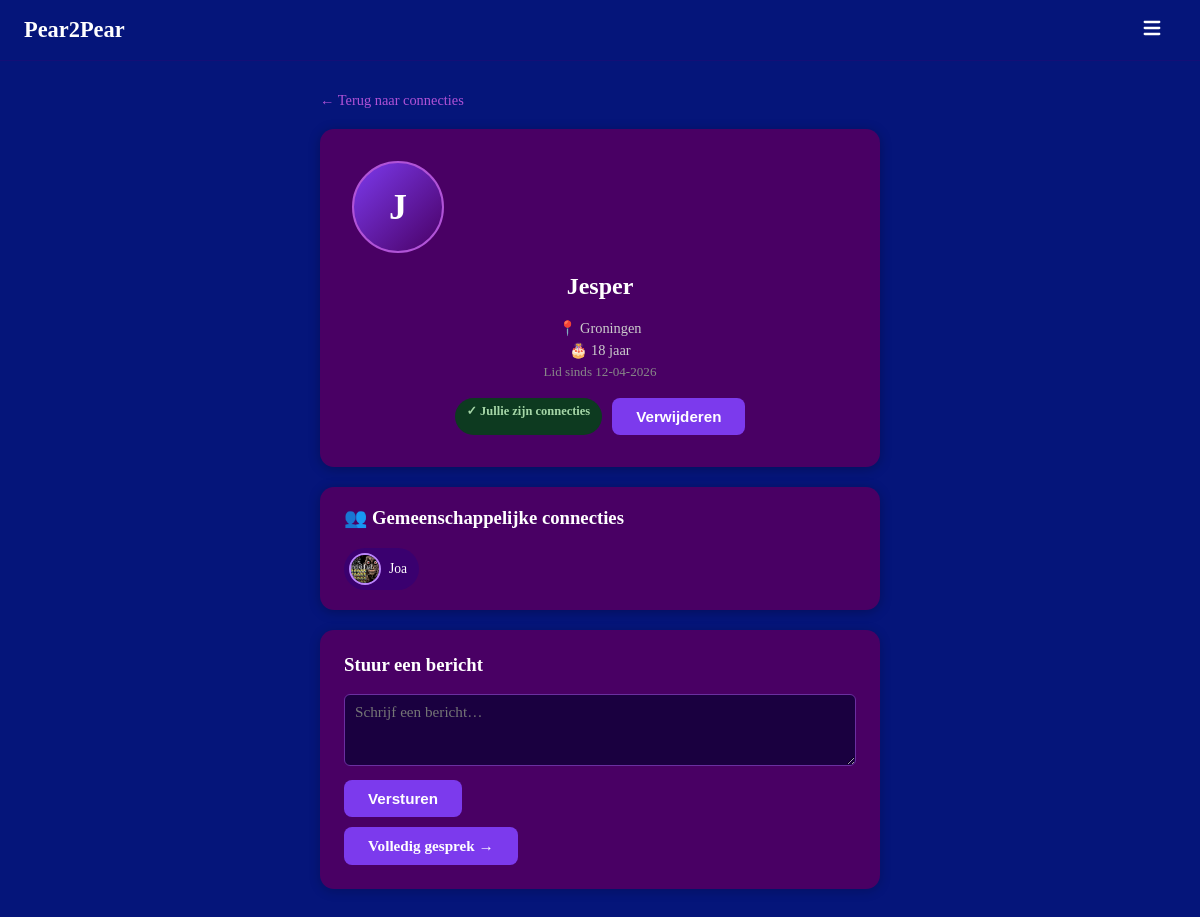
The page /profile/1 (signed in) on the database as committed earlier.
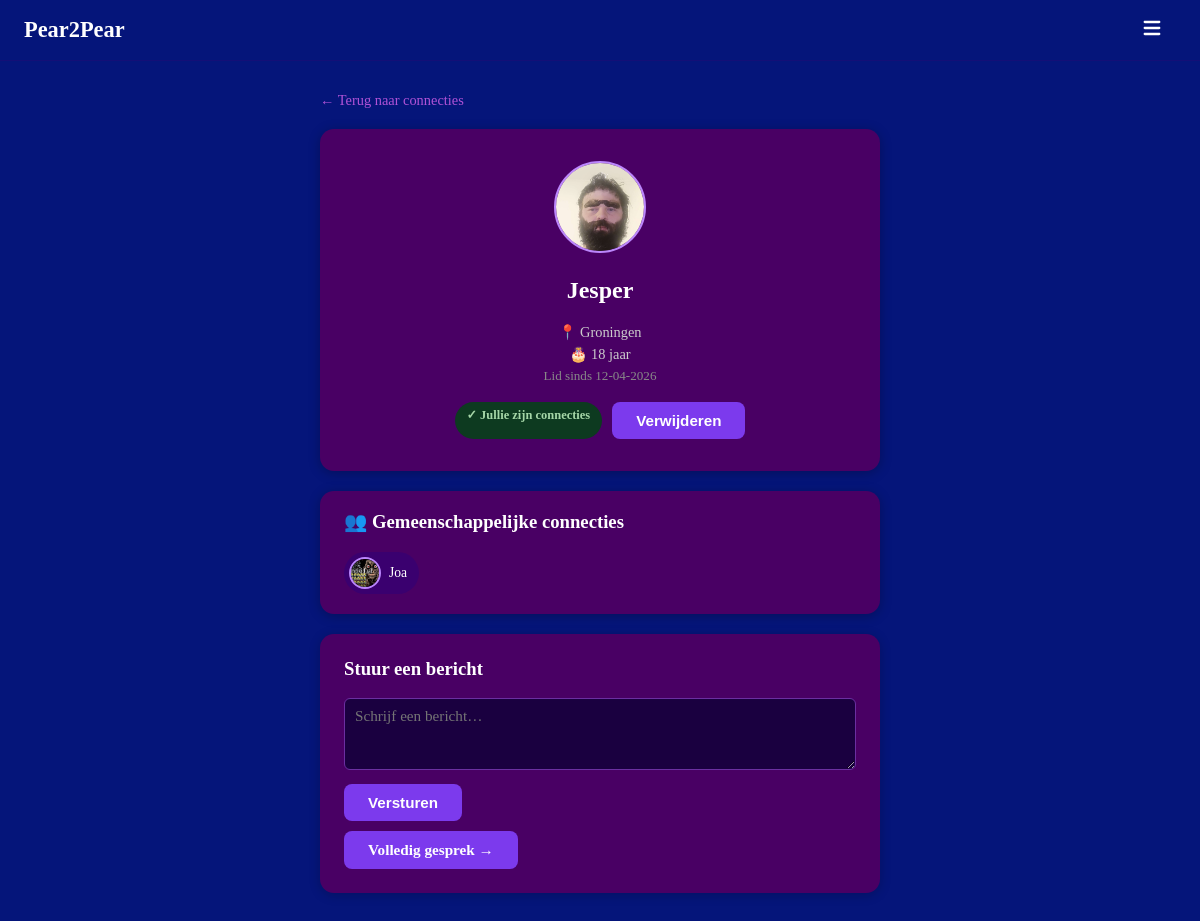
The same page on the database as committed later.
### models.py (models this page shows, shortened)
class User(UserMixin, db.Model):
    __tablename__ = "users"
    id            = db.Column(db.Integer, primary_key=True)
    username      = db.Column(db.String(30),  unique=True, nullable=False, index=True)
    email         = db.Column(db.String(120), unique=True, nullable=False, index=True)
    password_hash = db.Column(db.String(256), nullable=False)
    created_at    = db.Column(db.DateTime, default=datetime.utcnow, nullable=False)
    last_login    = db.Column(db.DateTime, default=datetime.utcnow, nullable=False)
    age            = db.Column(db.Integer,     nullable=True)
    avatar         = db.Column(db.String(200),   nullable=True)
    location       = db.Column(db.String(100), nullable=True)
    is_public      = db.Column(db.Boolean, default=True,  nullable=False)
    friends_public = db.Column(db.Boolean, default=False, nullable=False)
    sent_requests     = db.relationship("Friendship", foreign_keys=[Friendship.from_id], backref="from_user", lazy="dynamic")
    received_requests = db.relationship("Friendship", foreign_keys=[Friendship.to_id],   backref="to_user",   lazy="dynamic")
    notifications     = db.relationship("Notification", foreign_keys=[Notification.user_id], backref="owner", lazy="dynamic", order_by=Notification.created_at.desc())
    def friendship_status_with(self, other_id: int):
        sent = Friendship.query.filter_by(from_id=self.id, to_id=other_id).first()
        if sent:
            return "friends" if sent.status == "accepted" else "pending_sent"
        received = Friendship.query.filter_by(from_id=other_id, to_id=self.id).first()
        if received:
            return "friends" if received.status == "accepted" else "pending_received"
        return None
    def friends(self):
        accepted_sent     = Friendship.query.filter_by(from_id=self.id, status="accepted").all()
        accepted_received = Friendship.query.filter_by(to_id=self.id,   status="accepted").all()
        friend_ids = [f.to_id for f in accepted_sent] + [f.from_id for f in accepted_received]
        return User.query.filter(User.id.in_(friend_ids)).all()
    def pending_received(self):
        reqs = Friendship.query.filter_by(to_id=self.id, status="pending").all()
        return User.query.filter(User.id.in_([r.from_id for r in reqs])).all()
    def unread_message_count(self):
        return Message.query.filter_by(receiver_id=self.id, read=False).count()
    def unread_notification_count(self):
        return Notification.query.filter_by(user_id=self.id, read=False).count()
    def total_inbox_count(self):
        return self.unread_message_count() + self.unread_notification_count()

### main.py (the view)
    @app.route("/profile/<int:user_id>")
    @login_required
    def profile(user_id):
        user = db.get_or_404(User, user_id)
        if user.id == current_user.id:
            return redirect(url_for("account"))
        status = current_user.friendship_status_with(user.id)
        mutual_friends = []
        fof = []
        if user.friends_public:
            user_friends   = user.friends()
            my_friend_ids  = {f.id for f in current_user.friends()}
            mutual_friends = [f for f in user_friends if f.id in my_friend_ids]
            fof            = [f for f in user_friends if f.id not in my_friend_ids and f.id != current_user.id]
        return render_template("profile.html", user=user, status=status,
                               mutual_friends=mutual_friends, fof=fof)

### templates/profile.html (shortened to what this page needs)
{% extends "base.html" %}
{% from "macros.html" import avatar %}
{% block content %}
<div class="profile-detail-page">
    <a href="/connecties" class="back-link">← Terug naar connecties</a>
    <div class="profile-detail-card">
        {{ avatar(user, size=88) }}
        <h2>{{ user.username }}</h2>
        {% if user.is_public %}
            {% if user.location %}<p class="profile-detail__info">📍 {{ user.location }}</p>{% endif %}
            {% if user.age %}<p class="profile-detail__info">🎂 {{ user.age }} jaar</p>{% endif %}
            <p class="profile-detail__info muted">Lid sinds {{ user.created_at.strftime('%d-%m-%Y') }}</p>
        {% else %}
            <p class="profile-detail__info">🔒 Dit profiel is privé</p>
            <p class="profile-detail__info muted">Lid sinds {{ user.created_at.strftime('%d-%m-%Y') }}</p>
        {% endif %}
        <div class="profile-detail__actions">
            {% if status == 'friends' %}
                <span class="friend-badge friend-badge--yes">✓ Jullie zijn connecties</span>
                <form method="POST" action="/friend/remove/{{ user.id }}" style="display:inline;">
                    <button type="submit" class="btn btn--outline btn--small">Verwijderen</button>
                </form>
            {% elif status == 'pending_sent' %}
                <span class="friend-badge friend-badge--pending">⏳ Verzoek verzonden</span>
            {% else %}
                <form method="POST" action="/friend/add/{{ user.id }}">
                    <button type="submit" class="btn">+ Connectie toevoegen</button>
                </form>
            {% endif %}
        </div>
    </div>
    {% if user.friends_public and (mutual_friends or fof) %}
    <div class="box" style="padding:20px 24px;">
        {% if mutual_friends %}
        <h3 style="margin-top:0;">👥 Gemeenschappelijke connecties</h3>
        <div class="mini-friend-list">
            {% for f in mutual_friends %}
            <a href="/profile/{{ f.id }}" class="mini-friend">
                {{ avatar(f, size=28) }}
                <span>{{ f.username }}</span>
            </a>
            {% endfor %}
        </div>
        {% endif %}
    </div>
    {% endif %}
    <div class="message-box">
        <h3>Stuur een bericht</h3>
        <form method="POST" action="/messages/send/{{ user.id }}">
            <div class="field">
                <textarea name="body" placeholder="Schrijf een bericht…" rows="3" required></textarea>
            </div>
            <button type="submit" class="btn">Versturen</button>
        </form>
        <a href="/messages/{{ user.id }}" class="btn btn--outline" style="margin-top:10px;display:inline-block;">Volledig gesprek →</a>
    </div>
</div>
{% endblock %}

### templates/base.html (shortened to what this page needs)
<!doctype html>
<html lang="en">
<head>
    <link rel="stylesheet" href="/static/style.css">
</head>
<body>
    <header>
        <a href="/" class="invlink"><h1>Pear2Pear</h1></a>
        <div class="dropdown">
            <button class="dropbtn" aria-label="Menu">
            </button>
        </div>
    </header>
    <main>
    {% block content %}
    {% endblock %}
    </main>
</body>
</html>

### templates/macros.html
{% macro avatar(user, size=48, cls="") %}
{% if user.avatar %}
<img src="/static/avatars/{{ user.avatar }}"
     alt="{{ user.username }}"
     class="avatar-img {{ cls }}"
     style="width:{{ size }}px;height:{{ size }}px;border-radius:50%;object-fit:cover;border:2px solid #bb86fc;">
{% else %}
<div class="avatar-placeholder {{ cls }}"
     style="width:{{ size }}px;height:{{ size }}px;font-size:{{ (size * 0.42)|int }}px;">
  {{ user.username[0].upper() }}
</div>
{% endif %}
{% endmacro %}

### static/style.css (style rules this page uses)
html, body { height: 100%; margin: 0; background-color: #05157a; overflow: hidden; }
main { background-color: #05157a; display: flex; justify-content: center; align-items: center; min-height: 95vh; margin: 0; overflow-y: auto; }
h1, h2, h3, p, small, label { color: white; }
a { color: #B153D7; }
.invlink { text-decoration: none; }
.muted { color: #888 !important; font-size: 0.82rem !important; }
header { position: fixed; top: 0; left: 0; right: 0; display: flex; align-items: center; justify-content: space-between; padding: 0 24px; background: #05157a; z-index: 200; height: 60px; border-bottom: 1px solid #3a006f44; }
header h1 { margin: 0; font-size: 1.4rem; }
main { padding-top: 60px; }
.dropdown { position: relative; }
.dropbtn { background-color: transparent; color: white; padding: 12px; font-size: 16px; border: none; cursor: pointer; }
.box { padding: 28px; border-radius: 14px; background-color: #490064; box-shadow: 0 2px 12px rgba(0,0,0,0.25); }
.field { display: flex; flex-direction: column; align-items: flex-start; margin-bottom: 14px; width: 100%; }
.field input[type="text"], .field input[type="password"], .field input[type="email"], .field input[type="number"], .field textarea { width: 100%; padding: 8px 10px; border-radius: 6px; border: 1px solid #6b2fa0; background-color: #1a0040; color: white; font-size: 0.95rem; box-sizing: border-box; transition: border-color 0.2s; resize: vertical; font-family: inherit; }
.btn { background-color: #7c3aed; color: white; border: none; padding: 10px 24px; border-radius: 8px; cursor: pointer; font-size: 0.95rem; font-weight: 600; transition: background-color 0.2s; text-decoration: none; display: inline-block; }
.btn--outline { background: transparent; border: 1px solid #7c3aed; color: #B153D7; }
.btn--small { padding: 6px 14px; font-size: 0.82rem; }
.friend-badge { display: inline-block; padding: 5px 12px; border-radius: 999px; font-size: 0.78rem; font-weight: 600; }
.friend-badge--yes { background: #0d3a20; color: #a5d6a7; }
.profile-detail-page { width: 90%; max-width: 560px; padding: 32px 0; display: flex; flex-direction: column; gap: 20px; }
.back-link { color: #B153D7; text-decoration: none; font-size: 0.9rem; }
.profile-detail-card { background: #490064; border-radius: 14px; padding: 32px; text-align: center; box-shadow: 0 2px 12px rgba(0,0,0,0.25); }
.profile-detail__info { margin: 5px 0; color: #ccc; font-size: 0.9rem; }
.profile-detail__actions { margin-top: 18px; display: flex; gap: 10px; justify-content: center; flex-wrap: wrap; }
.message-box { background: #490064; border-radius: 14px; padding: 24px; box-shadow: 0 2px 12px rgba(0,0,0,0.2); }
.message-box h3 { margin-top: 0; }
main:has(.profiles-page), main:has(.friends-page), main:has(.messages-page), main:has(.account-page), main:has(.profile-detail-page) { align-items: flex-start; overflow-y: auto; }
.mini-friend-list { display: flex; flex-wrap: wrap; gap: 10px; margin-top: 8px; }
.mini-friend { display: flex; align-items: center; gap: 8px; background: #3a006f; border-radius: 999px; padding: 5px 12px 5px 5px; text-decoration: none; transition: background 0.15s; }
.mini-friend span { color: white; font-size: 0.85rem; }
.avatar-img { flex-shrink: 0; }
.btn { background-color: #7c3aed; color: white; border: none; padding: 10px 24px; border-radius: 8px; cursor: pointer; font-size: 0.95rem; font-weight: 600; transition: background-color 0.2s; text-decoration: none; }

Rows that differ between the two databases and show on the page:
changed User "Jesper": avatar: picture added; username "J" → (not shown)
